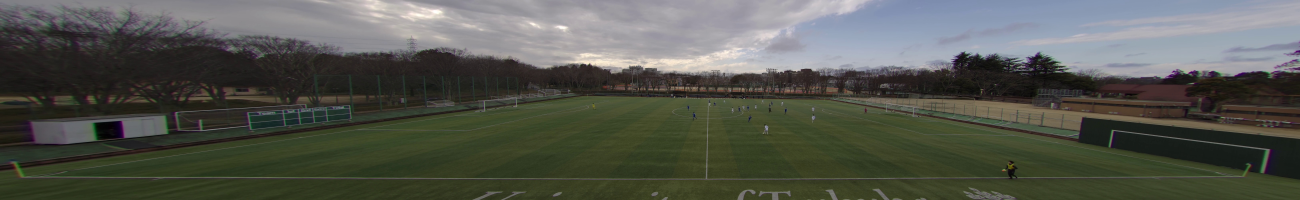
#> input picture assets/annotations/teamtrack0750/images/teamtrack0750_00000225.jpg, 6500 x 1000 px (shown at 1/5 size)
$ python -i field_lens.py   (imports and definitions only)
#> lines starting #> are read from the running program, lines starting #| are printed output that depends on the picture; after the words box and inside, x2 and y2 are one past the last pixel; in counts of white or black regions, pixels touching at a corner belong together
#> further down, picture is the input picture: shape (1000, 6500, 3); mean B, G, R 78.4, 86.6, 84.2
"""Schat optionele lenscorrectie uit witte lijnen en controleert die op apart gehouden lijnen.


This is an image straightness check, not an independent field-accuracy measurement.
"""

from __future__ import annotations

from functools import lru_cache

import cv2
import numpy as np
from scipy.optimize import minimize_scalar


# [66 lines left out: functions validate_lens, lens_scale, rectify_points, distort_points, _maps, rectify_image, not called in this run]


def thin(mask):
    """Verdun een binair lijnmasker tot een dunne structuur voor verdere lijnanalyse."""
    z = np.pad(mask.astype(np.uint8), 1)
    for _ in range(100):
        removed = 0
        for phase in range(2):
            p = [
                z[:-2, 1:-1],
                z[:-2, 2:],
                z[1:-1, 2:],
                z[2:, 2:],
                z[2:, 1:-1],
                z[2:, :-2],
                z[1:-1, :-2],
                z[:-2, :-2],
            ]
            n = sum(p)
            transitions = sum((a == 0) & (b == 1) for a, b in zip(p, p[1:] + p[:1]))
            keep1 = p[0] * p[2] * (p[4] if phase == 0 else p[6])
            keep2 = (p[2] if phase == 0 else p[0]) * p[4] * p[6]
            delete = (
                (z[1:-1, 1:-1] == 1) & (n >= 2) & (n <= 6) & (transitions == 1) & (keep1 == 0) & (keep2 == 0)
            )
            removed += np.count_nonzero(delete)
            z[1:-1, 1:-1][delete] = 0
        if not removed:
            break
    return z[1:-1, 1:-1]


def white_chains(frame, width=1280):
    """Zoek verbonden witte lijnkandidaten op een verkleinde versie van het frame en geef hun meetformaat
    mee terug.
    """
#> called with width = 1280
    h0, w0 = frame.shape[:2]
#> h0 = 1000; w0 = 6500
    width = min(width, w0)
#> width = 1280
    h = round(h0 * width / w0)
#> h = 197
    small = cv2.resize(frame, (width, h))
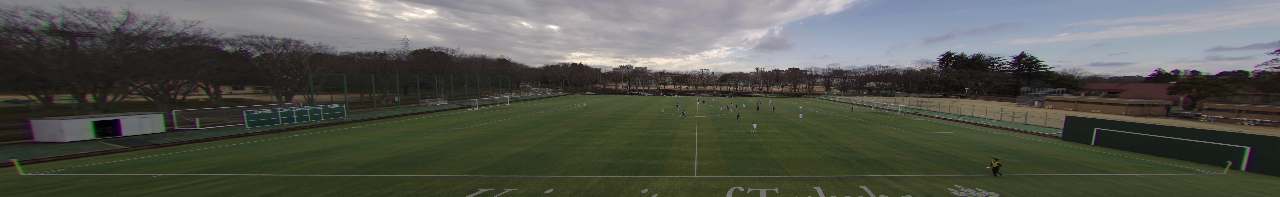
#> small: shape (197, 1280, 3); mean B, G, R 78.3, 86.6, 84.1
    hsv = cv2.cvtColor(small, cv2.COLOR_BGR2HSV)
#> hsv: shape (197, 1280, 3); mean H, S, V 63.5, 64, 91.8
    grass = cv2.inRange(hsv, np.array([25, 35, 25]), np.array([95, 255, 255])) / 255.0
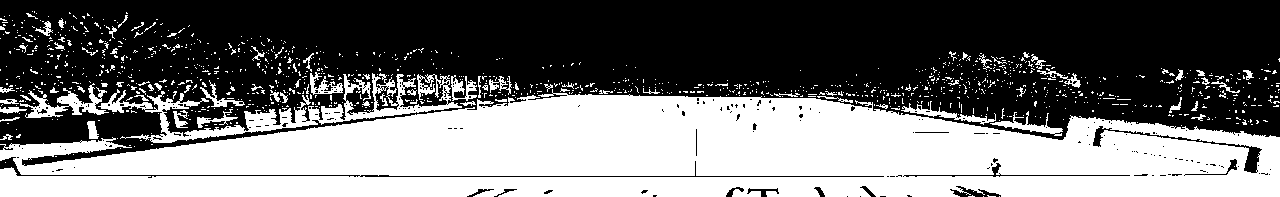
#> grass: shape (197, 1280) float64; values 0 (black) and 1 (white), 43.5% white; 1132 white regions (1051 under 20 px), largest, box (x1, y1, x2, y2) and area: (0, 89, 1280, 197) 94632, (98, 73, 462, 143) 5331, (20, 83, 109, 118) 1064
    near_grass = cv2.boxFilter(grass, -1, (15, 15)) > 0.4
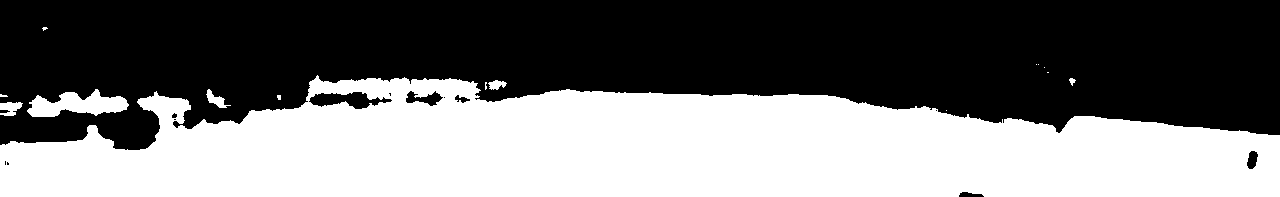
#> near_grass: shape (197, 1280) bool; 45.1% white; 15 white regions (9 under 20 px), largest, box (x1, y1, x2, y2) and area: (0, 75, 1280, 197) 111448, (27, 89, 129, 117) 1654, (0, 102, 23, 116) 219, (206, 89, 231, 108) 185, (488, 80, 507, 90) 119, (1069, 78, 1076, 86) 31
    white = ((hsv[:, :, 1] < 110) & (hsv[:, :, 2] > 135) & near_grass).astype(np.uint8)
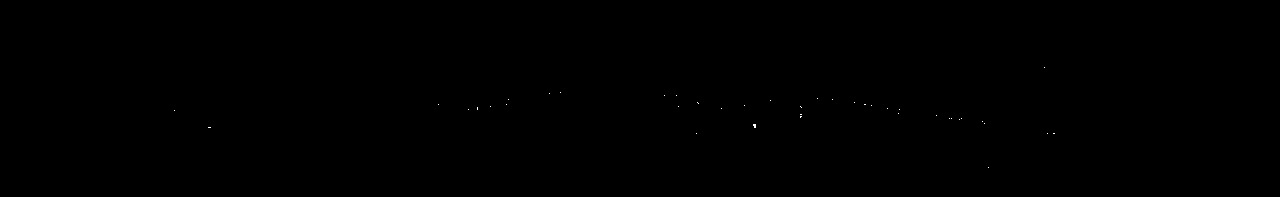
#> white: shape (197, 1280); values 0 (black) and 1 (white), 0.02% white in thin lines or dots, all inside (x1, y1, x2, y2) = (174, 67, 1055, 168)
    skeleton = thin(cv2.morphologyEx(white, cv2.MORPH_CLOSE, np.ones((3, 3), np.uint8)))
#> in thin, `z = np.pad(mask.astype(np.uint8), 1)`: z: shape (199, 1282); values 0 (black) and 1 (white), 0.03% white in thin lines or dots, all inside (x1, y1, x2, y2) = (175, 68, 1056, 169)
#> after the loop in thin, `for _ in range(100):`: delete: shape (197, 1280) bool; every value is 0
    z = np.pad(skeleton, 1)
    p = [z[:-2, 1:-1], z[:-2, 2:], z[1:-1, 2:], z[2:, 2:], z[2:, 1:-1], z[2:, :-2], z[1:-1, :-2], z[:-2, :-2]]
    transitions = sum((a == 0) & (b == 1) for a, b in zip(p, p[1:] + p[:1]))
#> transitions: shape (197, 1280) int64; 3 distinct labels, from 0 to 2
    skeleton[cv2.dilate((transitions >= 3).astype(np.uint8), np.ones((3, 3), np.uint8)) > 0] = 0
    count, labels, stats, _ = cv2.connectedComponentsWithStats(skeleton, 8)
#> labels: shape (197, 1280) int32; 40 distinct labels, from 0 to 39
#> count = 40; stats = 40 rows, first 6: [0, 0, 1280, 197, 252108], [1044, 67, 1, 1, 1], [549, 93, 1, 1, 1], [560, 92, 1, 1, 1], [664, 95, 1, 1, 1], [676, 95, 1, 1, 1]
    chains = []
    for i in range(1, count):
        if stats[i, cv2.CC_STAT_AREA] < 100:
            continue
        xy = np.column_stack(np.where(labels == i)[::-1]).astype(float)
        if np.linalg.norm(xy.max(0) - xy.min(0)) >= 150:
            chains.append(xy)
#> after the loop, chains = []
    return chains, (width, h)


# [63 lines left out: functions line_rmse, estimate_lens, not called in this run]

>>> import cv2
>>> picture = cv2.imread('../../assets/annotations/teamtrack0750/images/teamtrack0750_00000225.jpg')
>>> result = white_chains(picture)
#> result = ([], (1280, 197))
